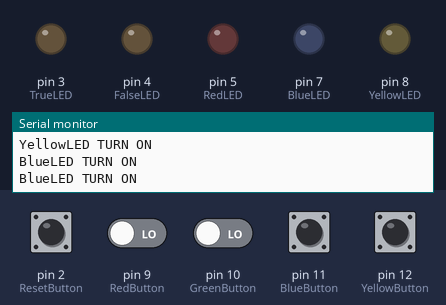
Simulated run of this sketch. Board: Arduino Uno, built with avr-gcc and run on an emulated ATmega328P. Shown: output pins drawn as LEDs (lit = HIGH), the last lines printed to the serial monitor. Inputs (shaded band) come from the test bench; at power-on: pin 2 (ResetButton), pin 9 (RedButton), pin 10 (GreenButton), pin 11 (BlueButton), pin 12 (YellowButton) LOW. Random numbers use the default seed unless the sketch sets one.

Above: at 6.2 s.
6.3 s: pin 2 (ResetButton) pulled HIGH for 0.75 s
At 9.6 s:
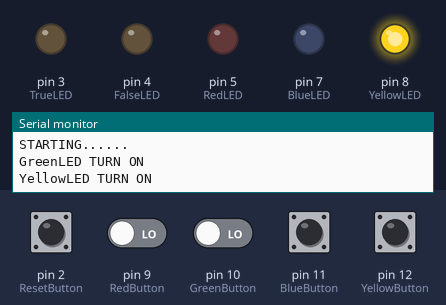
10.3 s: pin 9 (RedButton) driven HIGH and pin 10 (GreenButton) driven HIGH
At 13.1 s:
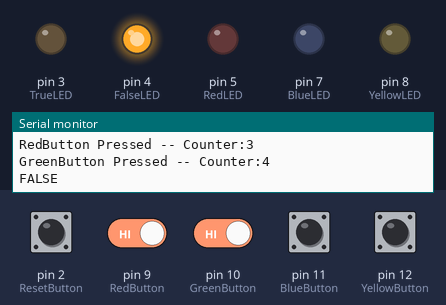
17.7 s: pin 2 (ResetButton) pulled HIGH for 1 s
At 19.8 s:
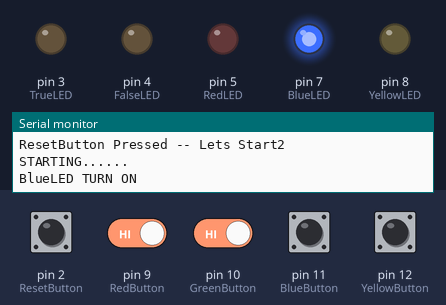
Timing chart, 0 to 24.8 s (numbered marks = the images above; inputs shaded):
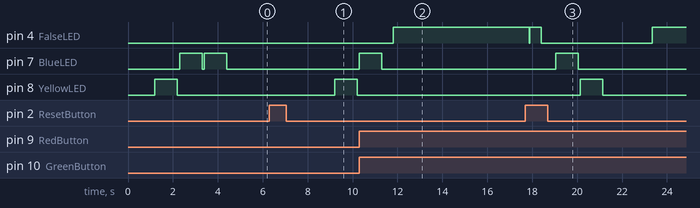

Measured:
- after the input at 6.3 s, pin 8 (YellowLED): LOW → HIGH after 2.9 s, → LOW 1.0 s later
- after the input at 10.3 s, pin 4 (FalseLED): LOW → HIGH after 1.5 s
- after the input at 17.7 s, pin 4 (FalseLED): HIGH → LOW after 0.16 s, → HIGH 0.04 s later, → LOW 0.51 s later, → HIGH 4.9 s later; pin 7 (BlueLED): LOW → HIGH after 1.3 s, → LOW 1.0 s later; pin 8 (YellowLED): LOW → HIGH after 2.4 s, → LOW 1.0 s later

The sketch:

Code.ino
```cpp
int sequence[4];
int sequenceU[4];
int DT = 1000;
int UserValue = 0;
int counter = 0;

const int ResetButton = 2;
const int TrueLED = 3;
const int FalseLED = 4;

const int RedLED = 5;
const int GreenLED = 6;
const int BlueLED = 7;
const int YellowLED = 8;

const int RedButton = 9;
const int GreenButton = 10;
const int BlueButton = 11;
const int YellowButton = 12;


void setup() {

  Serial.begin(9600);

  pinMode(RedLED, OUTPUT);
  pinMode(GreenLED, OUTPUT);
  pinMode(BlueLED, OUTPUT);
  pinMode(YellowLED, OUTPUT);

  pinMode(RedButton, INPUT);
  pinMode(GreenLED, INPUT);
  pinMode(BlueButton, INPUT);
  pinMode(YellowButton, INPUT);

  pinMode(ResetButton, INPUT);
  pinMode(TrueLED, OUTPUT);
  pinMode(FalseLED, OUTPUT);
}

void loop() {

  if (UserValue == 0) {
    Serial.println("STARTING......");

    for (int i = 0; i < 4; i++) {
      int ledFlow = random(-1, 4);
      sequence[i] = ledFlow;

      //Serial.print("Random Number:"); Serial.println(ledFlow);
      delay(100);
      switch (ledFlow) {
        case 0:
          digitalWrite(RedLED, HIGH);
          Serial.println("RedLED TURN ON");
          break;
        case 1:
          digitalWrite(GreenLED, HIGH);
          Serial.println("GreenLED TURN ON");
          break;
        case 2:
          digitalWrite(BlueLED, HIGH);
          Serial.println("BlueLED TURN ON");
          break;
        case 3:
          digitalWrite(YellowLED, HIGH);
          Serial.println("YellowLED TURN ON");
          break;
      }
      delay(DT);
      digitalWrite(RedLED, LOW);
      digitalWrite(GreenLED, LOW);
      digitalWrite(BlueLED, LOW);
      digitalWrite(YellowLED, LOW);

    }

  }
  //Serial.print("UserValue = "); Serial.println(UserValue);
  UserValue = 1;
  //Serial.print("UserValue = "); Serial.println(UserValue);
  if (UserValue == 1) {
    if (digitalRead(RedButton) == HIGH) {
      sequenceU[counter] = 0;
      counter = counter + 1;
      Serial.print("RedButton Pressed -- Counter:"); Serial.println(counter);

    }
    if (digitalRead(GreenButton) == HIGH) {
      sequenceU[counter] = 1;
      counter = counter + 1;
      Serial.print("GreenButton Pressed -- Counter:"); Serial.println(counter);
    }
    if (digitalRead(BlueButton) == HIGH) {
      sequenceU[counter] = 2;
      counter = counter + 1;
      Serial.print("BlueButton Pressed -- Counter:"); Serial.println(counter);
    }
    if (digitalRead(YellowButton) == HIGH) {
      sequenceU[counter] = 3;
      counter = counter + 1;
      Serial.print("YellowButton Pressed -- Counter:"); Serial.println(counter);
    }
    if (digitalRead(ResetButton) == HIGH) {
      UserValue = 0;
      digitalWrite(TrueLED, LOW);
      digitalWrite(FalseLED, LOW);
      Serial.print("ResetButton Pressed -- Lets Start"); Serial.println(counter);
    }

    if (counter >= 4) {
      counter = 0;
      UserValue = 2;
    }
  }


  if (UserValue == 2) {
    bool they_match = true;
    for ( int i = 0; i < 4; i++ ) {
      if ( sequence[i] != sequenceU[i] ) {
        they_match = false;
        break;
      }
    }
    if (they_match == true) {
      digitalWrite(TrueLED, HIGH);
      DT = DT - (DT * 0.2);
      Serial.println("TRUE");
      Serial.print("DT value:");
      Serial.println(DT);
    }
    else if (they_match == false) {
      digitalWrite(FalseLED, HIGH);
      Serial.println("FALSE");
      DT = 1000;
      UserValue = 1;
    }


  }
  delay(500);
}
```
